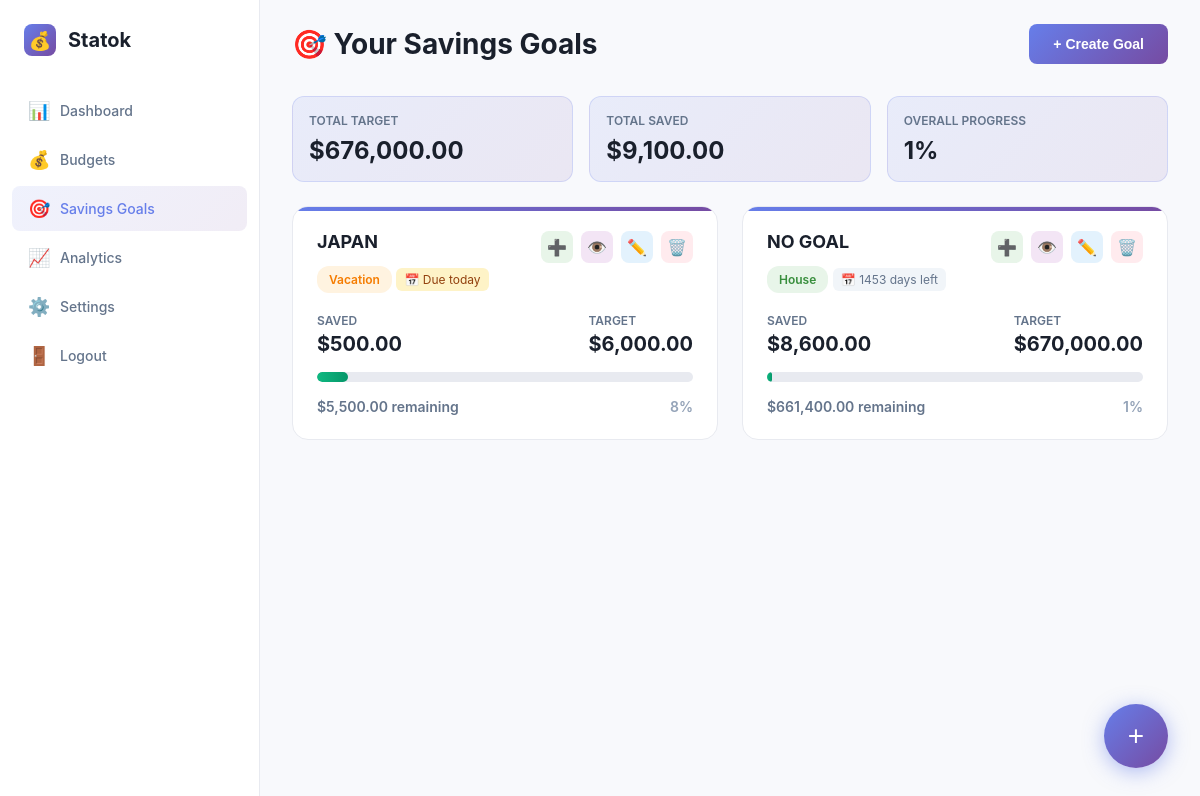
The page /public/savings.php (signed in) on the database its author committed.
### tables this page shows
CREATE TABLE savings_goals (
    id INTEGER PRIMARY KEY AUTOINCREMENT,
    user_id INTEGER NOT NULL,
    name TEXT NOT NULL,
    target_amount REAL NOT NULL,
    current_amount REAL DEFAULT 0,
    deadline TEXT,
    category TEXT NOT NULL,
    description TEXT,
    created_date TEXT NOT NULL,
    FOREIGN KEY (user_id) REFERENCES users(id) ON DELETE CASCADE
);

### public/savings.php (the view, shortened to what this page needs)
<?php
$user_id = $_SESSION['user_id'];
try {
    $db = new PDO('sqlite:' .__DIR__ . '/../db/database.db');
    $db->setAttribute(PDO::ATTR_ERRMODE, PDO::ERRMODE_EXCEPTION);
} catch(PDOException $e) {
    die("Connection failed: " . $e->getMessage());
}
$db->exec('CREATE TABLE IF NOT EXISTS savings_goals (
    id INTEGER PRIMARY KEY AUTOINCREMENT,
    user_id INTEGER NOT NULL,
    name TEXT NOT NULL,
    target_amount REAL NOT NULL,
    current_amount REAL DEFAULT 0,
    deadline TEXT,
    category TEXT NOT NULL,
    description TEXT,
    created_date TEXT NOT NULL,
    FOREIGN KEY (user_id) REFERENCES users(id) ON DELETE CASCADE
)');
$db->exec('CREATE TABLE IF NOT EXISTS savings_transactions (
    id INTEGER PRIMARY KEY AUTOINCREMENT,
    goal_id INTEGER NOT NULL,
    amount REAL NOT NULL,
    transaction_type TEXT NOT NULL,
    description TEXT,
    date TEXT NOT NULL,
    FOREIGN KEY (goal_id) REFERENCES savings_goals(id) ON DELETE CASCADE
)');
$stmt = $db->prepare('
    SELECT * FROM savings_goals
    WHERE user_id = :uid
    ORDER BY created_date DESC
');
$stmt->execute([':uid' => $user_id]);
$goals = $stmt->fetchAll(PDO::FETCH_ASSOC);
?>
<!DOCTYPE html>
<html lang="en">
<head>
</head>
<body>
    <aside class="sidebar">
        <div class="logo">
            <div class="logo-icon">💰</div>
            <div class="logo-text">Statok</div>
        </div>
        <ul class="nav-menu">
            <li class="nav-item">
                <a href="dashboard.php" class="nav-link">
                    <span class="nav-icon">📊</span>
                    Dashboard
                </a>
            </li>
            <li class="nav-item">
                <a href="budgets.php" class="nav-link">
                    <span class="nav-icon">💰</span>
                    Budgets
                </a>
            </li>
            <li class="nav-item">
                <a href="savings.php" class="nav-link active">
                    <span class="nav-icon">🎯</span>
                    Savings Goals
                </a>
            </li>
            <li class="nav-item">
                <a href="nalytics.php" class="nav-link">
                    <span class="nav-icon">📈</span>
                    Analytics
                </a>
            </li>
            <li class="nav-item">
                <a href="#" class="nav-link">
                    <span class="nav-icon">⚙️</span>
                    Settings
                </a>
            </li>
            <li class="nav-item">
                <a href="logout.php" class="nav-link">
                    <span class="nav-icon">🚪</span>
                    Logout
                </a>
            </li>
        </ul>
    </aside>
    <main class="main-content">
        <div class="top-bar">
            <div class="page-title">🎯 Your Savings Goals</div>
            <button class="btn btn-primary" onclick="openModal('createGoal')">
                + Create Goal
            </button>
        </div>
        <?php if (count($goals) > 0):
            $totalTarget = array_sum(array_column($goals, 'target_amount'));
            $totalSaved = array_sum(array_column($goals, 'current_amount'));
            $overallProgress = $totalTarget > 0 ? ($totalSaved / $totalTarget) * 100 : 0;
        ?>
        <div class="stats-row">
            <div class="stat-card">
                <div class="stat-label">Total Target</div>
                <div class="stat-value">$<?php echo number_format($totalTarget, 2); ?></div>
            </div>
            <div class="stat-card">
                <div class="stat-label">Total Saved</div>
                <div class="stat-value">$<?php echo number_format($totalSaved, 2); ?></div>
            </div>
            <div class="stat-card">
                <div class="stat-label">Overall Progress</div>
                <div class="stat-value"><?php echo round($overallProgress); ?>%</div>
            </div>
        </div>
        <div class="goals-grid">
            <?php foreach ($goals as $goal):
                $percentage = $goal['target_amount'] > 0 ? ($goal['current_amount'] / $goal['target_amount']) * 100 : 0;
                $remaining = $goal['target_amount'] - $goal['current_amount'];
                $isComplete = $percentage >= 100;
                $catClass = 'cat-' . strtolower(str_replace([' ', '&'], '', $goal['category']));
                $daysRemaining = null;
                $isUrgent = false;
                if ($goal['deadline']) {
                    $deadline = new DateTime($goal['deadline']);
                    $today = new DateTime();
                    $diff = $today->diff($deadline);
                    $daysRemaining = $diff->days;
                    $isUrgent = $daysRemaining <= 30 && $daysRemaining >= 0;
                }
            ?>
            <div class="goal-card">
                <div class="goal-header">
                    <div class="goal-info">
                        <h3><?php echo htmlspecialchars($goal['name']); ?></h3>
                        <span class="category-badge <?php echo $catClass; ?>"><?php echo htmlspecialchars($goal['category']); ?></span>
                        <?php if ($goal['deadline']): ?>
                        <div class="deadline-badge <?php echo $isUrgent ? 'deadline-urgent' : ''; ?>">
                            📅 <?php
                                if ($daysRemaining < 0) {
                                    echo 'Overdue by ' . abs($daysRemaining) . ' days';
                                } elseif ($daysRemaining == 0) {
                                    echo 'Due today';
                                } else {
                                    echo $daysRemaining . ' days left';
                                }
                            ?>
                        </div>
                        <?php endif; ?>
                    </div>
                    <div class="goal-actions">
                        <button class="btn-mini btn-add" onclick="openAddTransaction(<?php echo $goal['id']; ?>)" title="Add Transaction">➕</button>
                        <button class="btn-mini btn-view" onclick="window.location.href='?view=<?php echo $goal['id']; ?>'" title="View Transactions">👁️</button>
                        <button class="btn-mini btn-edit" onclick="window.location.href='?edit=<?php echo $goal['id']; ?>'" title="Edit">✏️</button>
                        <form method="POST" style="display: inline;" onsubmit="return confirm('Delete this goal and all its transactions?');">
                            <button type="submit" class="btn-mini btn-delete" title="Delete">🗑️</button>
                        </form>
                    </div>
                </div>
                <div class="goal-amounts">
                    <div class="amount-item">
                        <span class="amount-label">Saved</span>
                        <span class="amount-value">$<?php echo number_format($goal['current_amount'], 2); ?></span>
                    </div>
                    <div class="amount-item">
                        <span class="amount-label">Target</span>
                        <span class="amount-value">$<?php echo number_format($goal['target_amount'], 2); ?></span>
                    </div>
                </div>
                <div class="progress-bar">
                    <div class="progress-fill <?php echo $isComplete ? 'progress-complete' : ''; ?>" style="width: <?php echo min($percentage, 100); ?>%"></div>
                </div>
                <div class="goal-status">
                    <span class="<?php echo $isComplete ? 'status-complete' : 'status-remaining'; ?>">
                        <?php if ($isComplete): ?>
                            🎉 Goal Achieved!
                        <?php else: ?>
                            $<?php echo number_format($remaining, 2); ?> remaining
                        <?php endif; ?>
                    </span>
                    <span style="color: #94a3b8;"><?php echo round($percentage); ?>%</span>
                </div>
            </div>
            <?php endforeach; ?>
        </div>
        <?php endif; ?>
    </main>
    <button class="fab" onclick="openModal('createGoal')" title="Create New Goal">+</button>
</body>
</html>

### rows shown on the page
savings_goals: name "JAPAN", category "Vacation", deadline "Due today", current_amount "500.00", target_amount "6,000.00", remaining "5,500.00", percentage "8"
savings_goals: name "NO GOAL", category "House", deadline "1453", current_amount "8,600.00", target_amount "670,000.00", remaining "661,400.00", percentage "1"

### other values the page prints
$totalTarget "676,000.00"
$totalSaved "9,100.00"
$overallProgress "1"
